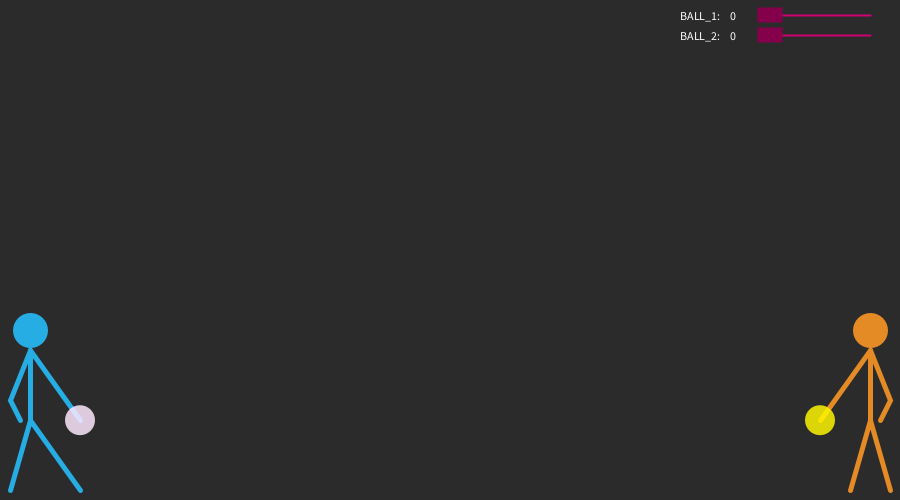
Frame 1 (no input)
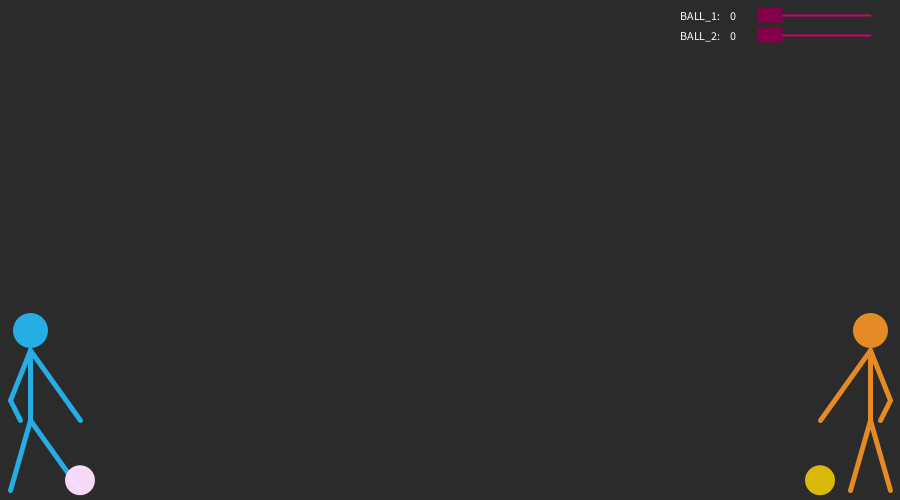
Frame 60 (the mouse pressed at the canvas centre just before this capture)
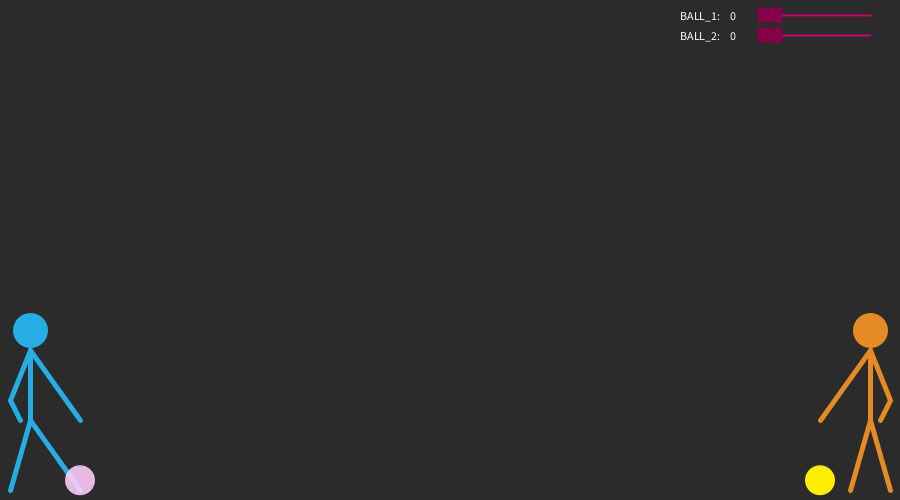
Frame 120 (the mouse held since frame 60 and released just before this capture)

The Processing sketch that drew these frames (run headless with seeded random() and noise(); from frame 60 on, the mouse is pressed at the canvas centre):

// Processing sketch: processing_99476
// ── processing_99476.pde

float powerO, powerT; // moce rzutów
float pozYB = 20, pozYBT = 40; // odsunięcie pasków z info od góry
float xB, yB ; // pozycja kulki 1
float xBT, yBT; // poz. kulki 2

float mx, mxT; // do ustalenia pozycji przycisków 

int s= 15, d =30; // size

String textButtonO = "BALL_1: ";
String textButtonT = "BALL_2: ";

float vx = 0, vxT=0;
float vy = 0, vyT=0;


float sprezyna = 0.05;
float grawitacja = 0.2;

float tarcieX = -0.4;
float tarcieY = -0.7;


float nx, ny;
float sda=0,dda=0, qda=0, qdd=0; // zmienne do ruchów człowieka 
void setup() {
  size(900, 500);
  background(#2B2B2B);
  smooth();
  xB = 80;
  yB = height-80;
  xBT = width-80;
  yBT = height -80;
  mxT = mx = width - 130;
  powerO = int(mx)- width + 130;
  powerT = int(mxT)- width + 130;
  vx = powerO/10;
  vy = powerO/10;

}


void draw() {
  background(#2B2B2B);
  buttonOne();
  buttonTwo();
  manOne();
  manTwo();
  
  collide(0, xB, xBT, yB, yBT);
  ballOne();
  display(xB, yB,255);

  collide(1, xBT, xB, yBT, yB);
  ballTwo();
  display(xBT, yBT,0);

}



void mousePressed() {
  xB = 80 ;
  yB = height -80;
  xBT = width -80;
  yBT = height -80;
  powerO = (mx)- width + 130;
  powerT = (mxT)- width + 130;
  
  vx = powerO*0.1;
  vy = -powerO*0.15;
  
  vxT = -powerT*0.1;
  vyT = -powerT*0.15;
  
  qda=qdd=dda=sda=0;
  
}
void manOne(){
  float as= constrain(height - 80-sda,height -80-powerO,height );
  float ad= constrain(80+dda, 80,80+(powerO*0.3));
  sda+=5;
  dda+=5;
  pushStyle();
  noFill();
  stroke(#26ade4);
  strokeWeight(5);
  line(30, height-80,30, height-150);
  beginShape();
  vertex(10, height-10);
  vertex(30, height-80);
  vertex(80, height-10);
  endShape();
  beginShape();
  vertex(20, height-80);
  vertex(10, height-100);
  vertex(30, height-150);
  vertex(ad, as);
  endShape();
  fill(#26ade4);
  ellipse(30,height-170,30,30);
  popStyle();
}

void manTwo(){
  float as= constrain(height - 80-qda,height -80-powerT,height );
  float ad= constrain(width-80-qdd, width-80-(powerT*0.3),width-80);
  qda+=5;
  qdd+=5;
  pushStyle();
  noFill();
  stroke(#e48b26);
  strokeWeight(5);
  line(width-30, height-80,width-30, height-150);
  beginShape();
  vertex(width-10, height-10);
  vertex(width-30, height-80);
  vertex(width-50, height-10);
  endShape();
  beginShape();
  vertex(width-20,height-80);
  vertex(width-10, height-100);
  vertex(width-30, height-150);
  vertex(ad, as);
  endShape();
  fill(#e48b26);
  ellipse(width-30,height-170,30,30);
  popStyle();
}
void ballOne() {
    vy += grawitacja;
    xB += vx;
    yB += vy;   
    if (xB + d/2 > width) {
      xB = width - d/2;
      vx *= tarcieX;
    }
    else if (xB - d/2 < 0) {
      xB = d/2;
      vx *= tarcieX;
    }
    if (yB + d/2 > height) {
      yB = height - d/2;
      vy *= tarcieY;
    } 
    else if (yB - d/2 < 0) {
      yB = d/2;
      vy *= tarcieY;
    }
  
}

void ballTwo() {
    vyT += grawitacja;
    xBT += vxT;
    yBT += vyT;    
    if (xBT + d/2 > width) {
      xBT = width - d/2;
      vxT *= tarcieX;
    }
    else if (xBT - d/2 < 0) {
      xBT = d/2;
      vxT *= tarcieX;
    }
    if (yBT + d/2 > height) {
      yBT = height - d/2;
      vyT *= tarcieY;
    } 
    else if (yBT - d/2 < 0) {
      yBT = d/2;
      vyT *= tarcieY;
    }
}



void collide(int id, float x1, float x2, float y1, float y2) {
  float dx = x2 - x1;
  float dy = y2 - y1;
  float distance = sqrt(dx*dx + dy*dy);
  float minDist = 3*(d/2);
  if (distance < minDist) { 
    float angle = atan2(dy, dx);
    float targetX = x1 + cos(angle) * minDist;
    float targetY = y1 + sin(angle) * minDist;
    float ax = (targetX - x2) * sprezyna;
    float ay = (targetY - y2) * sprezyna;
    if (id==0) {
      vx -= ax;
      vy -= ay;
      vxT += ax;
      vyT += ay;
    }
    else {
      vx += ax;
      vy += ay;
      vxT -= ax;
      vyT -= ay;
    }
  }
}

void display(float x, float y,int a) {
  pushStyle();
  noStroke();
  //stroke(#44c9ff);
  //strokeWeight(random(10,15));
  fill(255, random(200, 250),a , random(200, 255));
  ellipse(x, y, d, d);
  popStyle();
}



void buttonOne() {
  text(textButtonO, width - 220, pozYB);
  text(int(mx)-width + 130, width - 170, pozYB);

  stroke(#CF0072);
  strokeWeight(2);
  line(width - 130, pozYB-5, width - 30, pozYB-5 );
  pushStyle();
  noStroke();
  fill(#85004B);
  rectMode(CENTER);
  rect(mx, pozYB-5, s+10, s);
  if (dist(mx, pozYB-5, mouseX, mouseY) < s && mousePressed) {
    mx= constrain(mouseX, width - 130, width -30);

    powerO = int(mx)- width + 130;
    pushStyle();
    noStroke();
    fill(#CD0074);
    rect(mx, pozYB-5, s+15, s+5);
    popStyle();
  }
  popStyle();
}
void buttonTwo() {
  text(textButtonT, width - 220, pozYBT);
  text(int(mxT)- width + 130, width - 170, pozYBT);
  stroke(#CF0072);
  strokeWeight(2);
  line(width - 130, pozYBT-5, width - 30, pozYBT-5 );

  pushStyle();
  noStroke();
  fill(#85004B);
  rectMode(CENTER);
  rect(mxT, pozYBT-5, s+10, s);
  if (dist(mxT, pozYBT-5, mouseX, mouseY) < s && mousePressed) {
    mxT= constrain(mouseX, width - 130, width -30);
    powerT = int(mxT)- width + 130;
    pushStyle();
    noStroke();
    fill(#CD0074);
    rect(mxT, pozYBT-5, s+15, s+5);
    popStyle();
  }
  popStyle();
}
